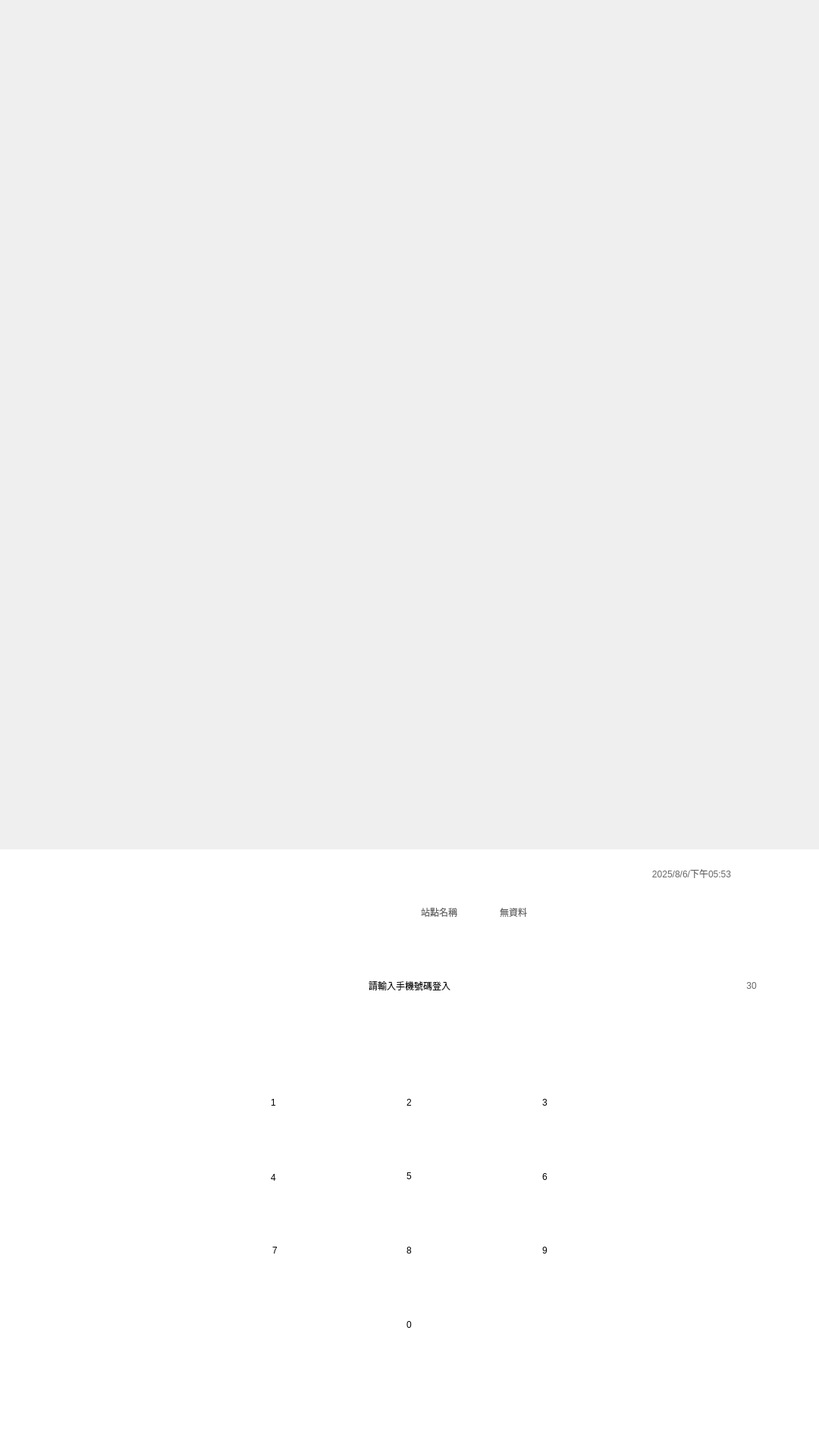
<?xml version="1.0" encoding="UTF-8"?>
<ui version="4.0">
 <class>mb_LoginPage</class>
 <widget class="QWidget" name="mb_LoginPage">
  <property name="geometry">
   <rect>
    <x>0</x>
    <y>0</y>
    <width>1080</width>
    <height>1920</height>
   </rect>
  </property>
  <property name="windowTitle">
   <string>Form</string>
  </property>
  <widget class="QWidget" name="Top_Widget" native="true">
   <property name="geometry">
    <rect>
     <x>0</x>
     <y>0</y>
     <width>1080</width>
     <height>1120</height>
    </rect>
   </property>
  </widget>
  <widget class="QWidget" name="Bottom_Widget" native="true">
   <property name="geometry">
    <rect>
     <x>0</x>
     <y>1120</y>
     <width>1080</width>
     <height>800</height>
    </rect>
   </property>
   <property name="styleSheet">
    <string notr="true">QWidget
{
	background-color: rgb(255, 255, 255);
}</string>
   </property>
   <widget class="QLabel" name="label">
    <property name="geometry">
     <rect>
      <x>293</x>
      <y>300</y>
      <width>495</width>
      <height>366</height>
     </rect>
    </property>
    <property name="styleSheet">
     <string notr="true">QLabel
{
	image: url(:/IMAGES/UI_IMAGE/手機輸入頁/按鍵框.png);
	border: none;
	background-color : transparent;
}</string>
    </property>
    <property name="text">
     <string/>
    </property>
   </widget>
   <widget class="QPushButton" name="number_btn_1">
    <property name="geometry">
     <rect>
      <x>295</x>
      <y>299</y>
      <width>131</width>
      <height>69</height>
     </rect>
    </property>
    <property name="styleSheet">
     <string notr="true">QPushButton
{
	font: 700 47px &quot;Noto Sans CJK TC&quot;;
	border: none;
	background-color: transparent;
}</string>
    </property>
    <property name="text">
     <string>1</string>
    </property>
   </widget>
   <widget class="QPushButton" name="number_btn_2">
    <property name="geometry">
     <rect>
      <x>474</x>
      <y>299</y>
      <width>131</width>
      <height>69</height>
     </rect>
    </property>
    <property name="styleSheet">
     <string notr="true">QPushButton
{
	font: 700 47px &quot;Noto Sans CJK TC&quot;;
	border: none;
	background-color: transparent;
}</string>
    </property>
    <property name="text">
     <string>2</string>
    </property>
   </widget>
   <widget class="QPushButton" name="number_btn_3">
    <property name="geometry">
     <rect>
      <x>653</x>
      <y>299</y>
      <width>131</width>
      <height>69</height>
     </rect>
    </property>
    <property name="styleSheet">
     <string notr="true">QPushButton
{
	font: 700 47px &quot;Noto Sans CJK TC&quot;;
	border: none;
	background-color: transparent;
}</string>
    </property>
    <property name="text">
     <string>3</string>
    </property>
   </widget>
   <widget class="QPushButton" name="number_btn_4">
    <property name="geometry">
     <rect>
      <x>295</x>
      <y>397</y>
      <width>131</width>
      <height>71</height>
     </rect>
    </property>
    <property name="styleSheet">
     <string notr="true">QPushButton
{
	font: 700 47px &quot;Noto Sans CJK TC&quot;;
	border: none;
	background-color: transparent;
}</string>
    </property>
    <property name="text">
     <string>4</string>
    </property>
   </widget>
   <widget class="QPushButton" name="number_btn_5">
    <property name="geometry">
     <rect>
      <x>474</x>
      <y>395</y>
      <width>131</width>
      <height>71</height>
     </rect>
    </property>
    <property name="styleSheet">
     <string notr="true">QPushButton
{
	font: 700 47px &quot;Noto Sans CJK TC&quot;;
	border: none;
	background-color: transparent;
}</string>
    </property>
    <property name="text">
     <string>5</string>
    </property>
   </widget>
   <widget class="QPushButton" name="number_btn_6">
    <property name="geometry">
     <rect>
      <x>653</x>
      <y>397</y>
      <width>131</width>
      <height>69</height>
     </rect>
    </property>
    <property name="styleSheet">
     <string notr="true">QPushButton
{
	font: 700 47px &quot;Noto Sans CJK TC&quot;;
	border: none;
	background-color: transparent;
}</string>
    </property>
    <property name="text">
     <string>6</string>
    </property>
   </widget>
   <widget class="QPushButton" name="number_btn_7">
    <property name="geometry">
     <rect>
      <x>297</x>
      <y>493</y>
      <width>131</width>
      <height>71</height>
     </rect>
    </property>
    <property name="styleSheet">
     <string notr="true">QPushButton
{
	font: 700 47px &quot;Noto Sans CJK TC&quot;;
	border: none;
	background-color: transparent;
}</string>
    </property>
    <property name="text">
     <string>7</string>
    </property>
   </widget>
   <widget class="QPushButton" name="number_btn_8">
    <property name="geometry">
     <rect>
      <x>474</x>
      <y>493</y>
      <width>131</width>
      <height>71</height>
     </rect>
    </property>
    <property name="styleSheet">
     <string notr="true">QPushButton
{
	font: 700 47px &quot;Noto Sans CJK TC&quot;;
	border: none;
	background-color: transparent;
}</string>
    </property>
    <property name="text">
     <string>8</string>
    </property>
   </widget>
   <widget class="QPushButton" name="number_btn_9">
    <property name="geometry">
     <rect>
      <x>653</x>
      <y>493</y>
      <width>131</width>
      <height>71</height>
     </rect>
    </property>
    <property name="styleSheet">
     <string notr="true">QPushButton
{
	font: 700 47px &quot;Noto Sans CJK TC&quot;;
	border: none;
	background-color: transparent;
}</string>
    </property>
    <property name="text">
     <string>9</string>
    </property>
   </widget>
   <widget class="QPushButton" name="number_btn_0">
    <property name="geometry">
     <rect>
      <x>474</x>
      <y>591</y>
      <width>131</width>
      <height>71</height>
     </rect>
    </property>
    <property name="styleSheet">
     <string notr="true">QPushButton
{
	font: 700 47px &quot;Noto Sans CJK TC&quot;;
	border: none;
	background-color: transparent;
}</string>
    </property>
    <property name="text">
     <string>0</string>
    </property>
   </widget>
   <widget class="QPushButton" name="makesure_btn">
    <property name="geometry">
     <rect>
      <x>650</x>
      <y>589</y>
      <width>141</width>
      <height>81</height>
     </rect>
    </property>
    <property name="styleSheet">
     <string notr="true">QPushButton
{
	color: white;
	font: 700 30px &quot;Noto Sans CJK TC&quot;;
	border: none;
	background-color: transparent;
}</string>
    </property>
    <property name="text">
     <string>確認</string>
    </property>
   </widget>
   <widget class="QPushButton" name="clear_btn">
    <property name="geometry">
     <rect>
      <x>290</x>
      <y>588</y>
      <width>141</width>
      <height>81</height>
     </rect>
    </property>
    <property name="styleSheet">
     <string notr="true">QPushButton
{
	color: white;
	font: 700 30px &quot;Noto Sans CJK TC&quot;;
	border: none;
	background-color: transparent;
}</string>
    </property>
    <property name="text">
     <string/>
    </property>
   </widget>
   <widget class="QPushButton" name="back_btn">
    <property name="geometry">
     <rect>
      <x>75</x>
      <y>156</y>
      <width>100</width>
      <height>50</height>
     </rect>
    </property>
    <property name="styleSheet">
     <string notr="true">QPushButton
{
	image: url(:/IMAGES/UI_IMAGE/手機輸入頁/return.png);
	border: none;
	background-color: transparent;
}</string>
    </property>
    <property name="text">
     <string/>
    </property>
   </widget>
   <widget class="QLabel" name="label_2">
    <property name="geometry">
     <rect>
      <x>74</x>
      <y>36</y>
      <width>239</width>
      <height>73</height>
     </rect>
    </property>
    <property name="styleSheet">
     <string notr="true">QLabel
{
	image: url(:/IMAGES/UI_IMAGE/手機輸入頁/ecoco-logo.png);
	border: none;
	background-color: transparent;
}</string>
    </property>
    <property name="text">
     <string/>
    </property>
   </widget>
   <widget class="QLabel" name="label_3">
    <property name="geometry">
     <rect>
      <x>476</x>
      <y>59</y>
      <width>530</width>
      <height>50</height>
     </rect>
    </property>
    <property name="styleSheet">
     <string notr="true">QLabel
{
	image: url(:/IMAGES/UI_IMAGE/手機輸入頁/站點名稱.png);
	border: none;
	background-color: transparent;
}</string>
    </property>
    <property name="text">
     <string/>
    </property>
   </widget>
   <widget class="QLabel" name="label_4">
    <property name="geometry">
     <rect>
      <x>531</x>
      <y>65</y>
      <width>96</width>
      <height>35</height>
     </rect>
    </property>
    <property name="styleSheet">
     <string notr="true">QLabel
{
	color:#666666;
	font: 500 24px &quot;Noto Sans CJK TC&quot;;
	border: none;
	background-color: transparent;
}</string>
    </property>
    <property name="text">
     <string>站點名稱</string>
    </property>
    <property name="alignment">
     <set>Qt::AlignmentFlag::AlignCenter</set>
    </property>
   </widget>
   <widget class="QLabel" name="station_lb">
    <property name="geometry">
     <rect>
      <x>659</x>
      <y>65</y>
      <width>312</width>
      <height>35</height>
     </rect>
    </property>
    <property name="styleSheet">
     <string notr="true">QLabel
{
	color:#666666;
	font: 500 24px &quot;Noto Sans CJK TC&quot;;
	border: none;
	background-color: transparent;
}</string>
    </property>
    <property name="text">
     <string>無資料</string>
    </property>
    <property name="alignment">
     <set>Qt::AlignmentFlag::AlignLeading|Qt::AlignmentFlag::AlignLeft|Qt::AlignmentFlag::AlignVCenter</set>
    </property>
   </widget>
   <widget class="QLabel" name="time_lb">
    <property name="geometry">
     <rect>
      <x>812</x>
      <y>17</y>
      <width>200</width>
      <height>29</height>
     </rect>
    </property>
    <property name="styleSheet">
     <string notr="true">QLabel
{
	color:#666666;
	font: 500 20px &quot;Noto Sans CJK TC&quot;; /*	font: 500 20px &quot;Noto Sans CJK TC&quot;;*/
	border: none;
	background-color: transparent;
}</string>
    </property>
    <property name="text">
     <string>2025/8/6/下午05:53</string>
    </property>
    <property name="alignment">
     <set>Qt::AlignmentFlag::AlignCenter</set>
    </property>
   </widget>
   <widget class="QPushButton" name="clock_lb">
    <property name="geometry">
     <rect>
      <x>938</x>
      <y>163</y>
      <width>29</width>
      <height>34</height>
     </rect>
    </property>
    <property name="styleSheet">
     <string notr="true">QPushButton
{
	image: url(:/IMAGES/UI_IMAGE/手機輸入頁/timer.png);
	border: none;
	background-color: transparent;
}</string>
    </property>
    <property name="text">
     <string/>
    </property>
   </widget>
   <widget class="QPushButton" name="countdown_lb">
    <property name="geometry">
     <rect>
      <x>975</x>
      <y>160</y>
      <width>32</width>
      <height>40</height>
     </rect>
    </property>
    <property name="styleSheet">
     <string notr="true">QPushButton
{
	color: #666666;
	font: 500 28px &quot;Noto Sans CJK TC&quot;;
	border: none;
	background-color: transparent;
}</string>
    </property>
    <property name="text">
     <string>30</string>
    </property>
   </widget>
   <widget class="QLineEdit" name="inpute_edit">
    <property name="geometry">
     <rect>
      <x>293</x>
      <y>219</y>
      <width>495</width>
      <height>50</height>
     </rect>
    </property>
    <property name="styleSheet">
     <string notr="true">QLineEdit
{
	 letter-spacing: 18px;
	font: 500 30px &quot;Noto Sans CJK TC&quot;;
	image: url(:/IMAGES/UI_IMAGE/手機輸入頁/輸入框.png);
	border: none;
	background-color: transparent;
}</string>
    </property>
    <property name="alignment">
     <set>Qt::AlignmentFlag::AlignCenter</set>
    </property>
   </widget>
   <widget class="QLabel" name="remind_lb">
    <property name="geometry">
     <rect>
      <x>414</x>
      <y>160</y>
      <width>252</width>
      <height>40</height>
     </rect>
    </property>
    <property name="styleSheet">
     <string notr="true">QLabel
{
	font: 28px &quot;Noto Sans CJK TC&quot;;
	border: none;
	background-color: transparent;
}</string>
    </property>
    <property name="text">
     <string>請輸入手機號碼登入</string>
    </property>
    <property name="alignment">
     <set>Qt::AlignmentFlag::AlignCenter</set>
    </property>
   </widget>
   <widget class="QLabel" name="line_lb">
    <property name="geometry">
     <rect>
      <x>75</x>
      <y>133</y>
      <width>932</width>
      <height>1</height>
     </rect>
    </property>
    <property name="styleSheet">
     <string notr="true">QLabel
{
	image: url(:/IMAGES/UI_IMAGE/line.png);
	border: none;
	background-color: transparent;
}</string>
    </property>
    <property name="text">
     <string/>
    </property>
   </widget>
  </widget>
 </widget>
 <resources/>
 <connections/>
</ui>
